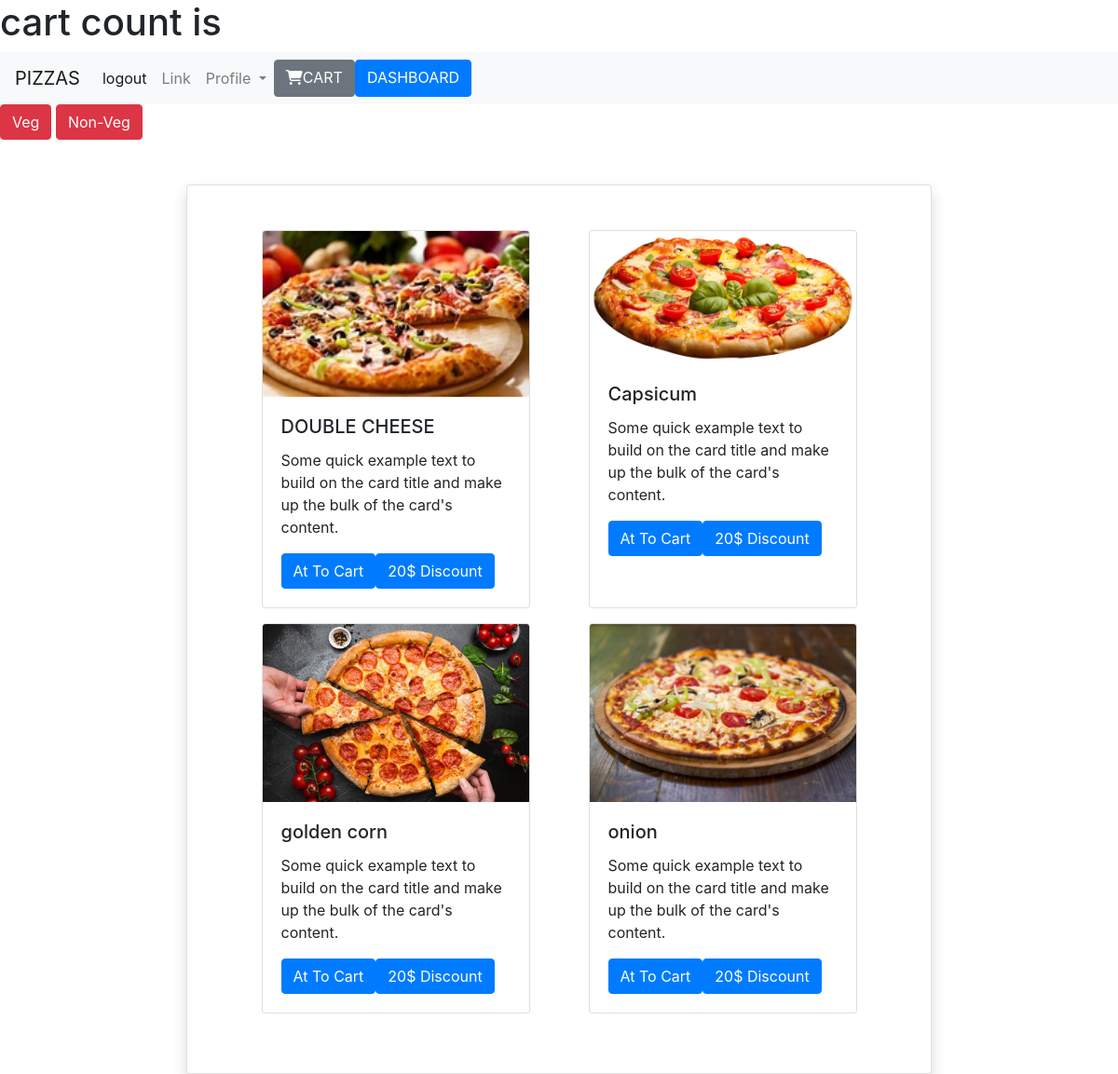
Page /a2e28a4b-4440-4388-91cd-028884989a12 (signed in) on the committed database.
### pizza/models.py (models this page shows)
class Baseclass(models.Model):
    uid=models.UUIDField(primary_key=True,editable=False,default=uuid.uuid4)
    created_at=models.DateTimeField(auto_now_add=True)
    updated_at=models.DateTimeField(auto_now_add=True)
    class Meta:
        abstract=True

class Pizzacategory(Baseclass):
    cat=models.CharField(choices=choice2,default=True,max_length=20)

class Pizza(Baseclass):
    category=models.ForeignKey(Pizzacategory,on_delete=models.CASCADE,related_name='pizzas')
    pizza_name=models.CharField(max_length=100)
    pizza_price=models.IntegerField()
    pizza_image=models.ImageField(upload_to='uploads\products')

### pizza/views.py (the view)
# urls.py: 2. Add a URL to urlpatterns:  path('', views.home, name='home')
def home(request,data=None):
    categ=Pizzacategory.objects.all()
    if data:
        print(data)
        filterobj=Pizza.objects.filter(category=data)
        print(filterobj)
        for obj in filterobj:
            print(obj)
        return render(request,'home.html',{'obj1':filterobj,'categ':categ})
    obj=Pizza.objects.all()
    return render(request,'home.html',{'obj1':obj,'categ':categ})

### templates/home.html (shortened to what this page needs)
{% extends 'base.html' %}
{%block main-content%}
{%for category in categ%}
<div class="btn-group" role="group" aria-label="Basic mixed styles example">
    <a href="{%url 'filter' category.uid%}"class="btn btn-danger">{{category.cat}}</a>
</div>
{%endfor%}
<div class ="container mt-5 mx auto col-md-8 card shadow p-5">
<div class="row mx-auto">
    {%for values in obj1%}
<div class="card mx-auto mb-3" style="width: 18rem;">
    <img src="{{values.pizza_image.url}}" class="card-img-top" alt="...">
    <div class="card-body">
      <h5 class="card-title">{{values.pizza_name}}</h5>
      <p class="card-text">Some quick example text to build on the card title and make up the bulk of the card's content.</p>
        <a href="{%url 'addtocart' values.uid%}" class="btn btn-primary">At To Cart</button>
      <a href="#" class="btn btn-primary">20$ Discount</a>
    </div>
  </div>
{%endfor%}
</div>
</div>
{%endblock main-content%}

### rows in the picture
Pizzacategory: cat "Veg"
Pizzacategory: cat "Non-Veg"
Pizza: pizza_image (picture), pizza_name "DOUBLE CHEESE"
Pizza: pizza_image (picture), pizza_name "Capsicum"
Pizza: pizza_image (picture), pizza_name "golden corn"
Pizza: pizza_image (picture), pizza_name "onion"
